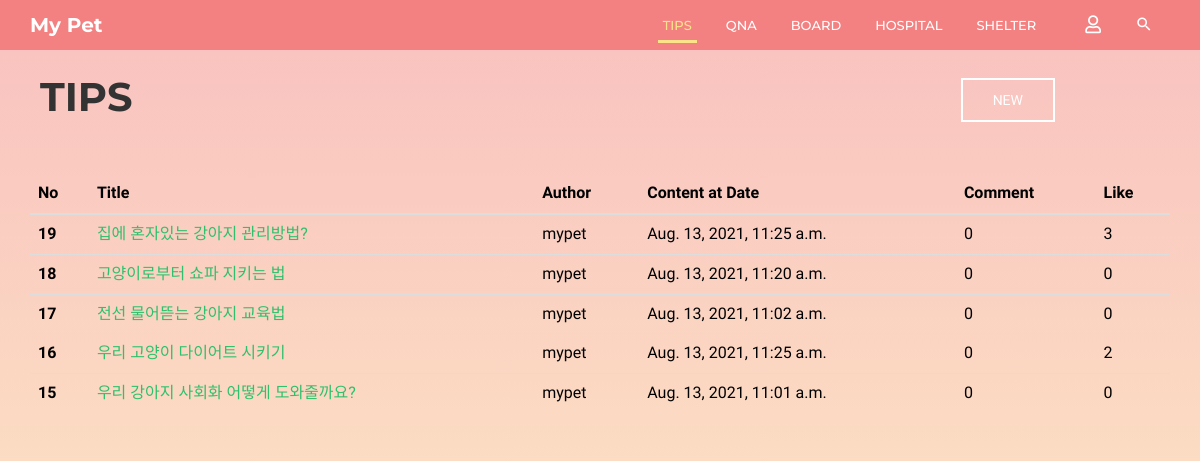
The app's page /community/tips/ with its own data.
### community/models.py (models this page shows, shortened)
class Tips(models.Model):
    b_title = models.CharField(max_length=30)
    b_author = models.CharField(max_length=10)
    b_content = models.TextField()
    b_date = models.DateTimeField(auto_now=True)
    b_comment_count = models.IntegerField(default=0)
    b_like_count = models.IntegerField(default=0)
    b_photo = models.ImageField(blank=True, null=True, default='../media/noimage.jpg')

### community/views.py (the view)
# urls.py: path('tips/', views.tips, name='tips'),
def tips(request):
    posts = Tips.objects.all().order_by('-id')
    return render(request, 'community/tips.html', {'posts': posts})

### community/templates/community/tips.html (shortened to what this page needs)
{% extends 'base.html' %}
{% block html_body %}
    <link rel="stylesheet" href="/static/css/pages/header.css">
    <link rel="stylesheet" href="/static/css/pages/board.css">
    <header id="column-header">
        <div id="nino-headerInner">
            <nav id="nino-navbar" class="navbar navbar-default" role="navigation">
                <div class="container">
                    <div class="navbar-header">
                        <a class="navbar-brand" href="{% url 'home' %}">My Pet</a>
                    </div>
                    <div class="nino-menuItem pull-right">
                        <div class="collapse navbar-collapse pull-left" id="nino-navbar-collapse">
                            <ul class="nav navbar-nav">
                                <li class="active"><a href="#" onclick="testa('{% url 'community:tips' %}')">Tips</a></li>
                                <li><a href="#" onclick="testa('{% url 'community:qna' %}')">QnA</a></li>
                                <li><a href="#" onclick="testa('{% url 'community:board' %}')">Board</a></li>
                                <li><a href="#" onclick="testa('{% url 'community:hospital' %}')">Hospital</a></li>
                                <li><a href="#" onclick="testa('{% url 'community:shelter' %}')">Shelter</a></li>
                            </ul>
                        </div>
                        <ul class="nino-iconsGroup nav navbar-nav">
                            {% if user.is_authenticated %}
                                <li><a href="#" onclick="testa('{% url 'community:logout' %}')"><i
                                        class="mdi fas fa-user-slash nino-icon"></i></a></li>
                            {% else %}
                                <li><a href="#" onclick="testa('{% url 'community:login' %}')"><i
                                        class="mdi far fa-user nino-icon"></i></a></li>
                            {% endif %}
                            <li><a href="#" class="nino-search"><i class="mdi mdi-magnify nino-icon"></i></a></li>
                        </ul>
                    </div>
                </div>
            </nav>
        </div>
    </header>
    <div class="container board-header">
        <div class="board-title">
            <h1 class="title-h1">TIPS</h1>
        </div>
        <div class="board-post-btn">
            <a href="{% url 'community:tips_create' %}" class="nino-btn nino-post-btn">NEW</a>
        </div>
    </div>
    <div class="container">
        <div class="tips-page tips-table">
            <table class="table table-hover">
                <thead class="thead-dark">
                <tr>
                    <th scope="col">No</th>
                    <th scope="col">Title</th>
                    <th scope="col">Author</th>
                    <th scope="col">Content at Date</th>
                    <th scope="col">Comment</th>
                    <th scope="col">Like</th>
                </tr>
                </thead>
                <tbody>
                {% for post in posts %}
                    <tr>
                        <th scope="row">{{ post.id }}</th>
                        <td><a href="/community/{{ post.id }}/tips_detail/">{{ post.b_title }}</a></td>
                        <td>{{ post.b_author }}</td>
                        <td>{{ post.b_date }}</td>
                        <td>{{ post.b_comment_count }}</td>
                        <td>{{ post.b_like_count }}</td>
                    </tr>
                {% endfor %}
                </tbody>
            </table>
        </div>
    </div>
{% endblock %}

### static/css/pages/index.css (style rules this page uses)
html, body { line-height: 1.7; margin: 0; padding: 0; }
body { color: #999; font-size: 13px; font-weight: 400; overflow-x: hidden; position: relative; font-family: "Roboto", sans-serif; }
article, aside, details, figcaption, figure, footer, header, hgroup, menu, nav, section, main { display: block; }
a { text-decoration: none; outline: none; color: #2ec06c; -webkit-transition: all 0.3s ease-in-out; -moz-transition: all 0.3s ease-in-out; -o-transition: all 0.3s ease-in-out; -ms-transition: all 0.3s ease-in-out; transition: all 0.3s ease-in-out; }
h1, h2, h3, h4, h5, h6 { margin: 5px 0 10px; color: #333; text-transform: uppercase; font-family: "Montserrat", sans-serif; }
h1, h2 { font-weight: 300; }
h1 { font-size: 2.2em; }
ul, ul li, ol, ol li, p, form, input { margin: 0; padding: 0; }
ul, ul li { list-style: none; }
.container { position: relative; }
.nino-btn { display: inline-block; color: black; text-transform: uppercase; padding: 13px 30px; text-align: center; border: 2px solid black; font-size: 14px; line-height: 100%; }
#nino-headerInner { position: relative; z-index: 5; }
#nino-navbar { background: none; border: none; border-radius: 0; }
#nino-navbar .navbar-brand { color: #fff; font-weight: 700; font-size: 20px; }
#nino-navbar .navbar-nav > li > a { color: #fff; font-weight: 500; text-transform: uppercase; border-bottom: 3px solid transparent; padding: 15px 5px 5px; margin: 0 12px; }
#nino-navbar .navbar-nav > li > a:hover, #nino-navbar .navbar-nav > .active > a, #nino-navbar .navbar-nav > .active > a:hover { color: #fce38a; border-color: #fce38a; background: none; }
#nino-navbar .nino-menuItem { float: right; }
#nino-navbar .nino-iconsGroup li a { border: none; font-size: 18px; }

### static/css/pages/header.css (style rules this page uses)
#column-header { position: relative; font-family: "Montserrat", sans-serif; background: rgba(243, 129, 129, 0.9); }
#column-header:after { content: ""; position: absolute; left: 0; top: 0; width: 100%; height: 100%; background: rgba(243, 129, 129, 0.9); }
#nino-headerInner { position: relative; z-index: 5; }

### static/css/pages/board.css (style rules this page uses)
body { height: 100vh; font-family: 'Prompt', sans-serif; background: linear-gradient( to bottom, rgba(243, 129, 129, 0.5), rgba(252, 227, 138, 0.5) ); }
.board-header { display: flex; align-items: center; margin-top: 15px; }
.board-title { position: relative; margin-left: 10px; }
.board-post-btn { position: absolute; right: 130px; }
.title-h1 { font-weight: 700; font-size: 40px; }
.tips-table { width: 100%; margin-top: 45px; }
th, td { color: black; font-size: 16px; }
.nino-post-btn { display: inline-block; color: white; text-transform: uppercase; padding: 13px 30px; text-align: center; border: 2px solid white; font-size: 14px; line-height: 100%; }

### records on screen
Tips: id "19", b_title "집에 혼자있는 강아지 관리방법?", b_author "mypet", b_date "Aug. 13, 2021, 11:25 a.m.", b_comment_count "0", b_like_count "3"
Tips: id "18", b_title "고양이로부터 쇼파 지키는 법", b_author "mypet", b_date "Aug. 13, 2021, 11:20 a.m.", b_comment_count "0", b_like_count "0"
Tips: id "17", b_title "전선 물어뜯는 강아지 교육법", b_author "mypet", b_date "Aug. 13, 2021, 11:02 a.m.", b_comment_count "0", b_like_count "0"
Tips: id "16", b_title "우리 고양이 다이어트 시키기", b_author "mypet", b_date "Aug. 13, 2021, 11:25 a.m.", b_comment_count "0", b_like_count "2"
Tips: id "15", b_title "우리 강아지 사회화 어떻게 도와줄까요?", b_author "mypet", b_date "Aug. 13, 2021, 11:01 a.m.", b_comment_count "0", b_like_count "0"
